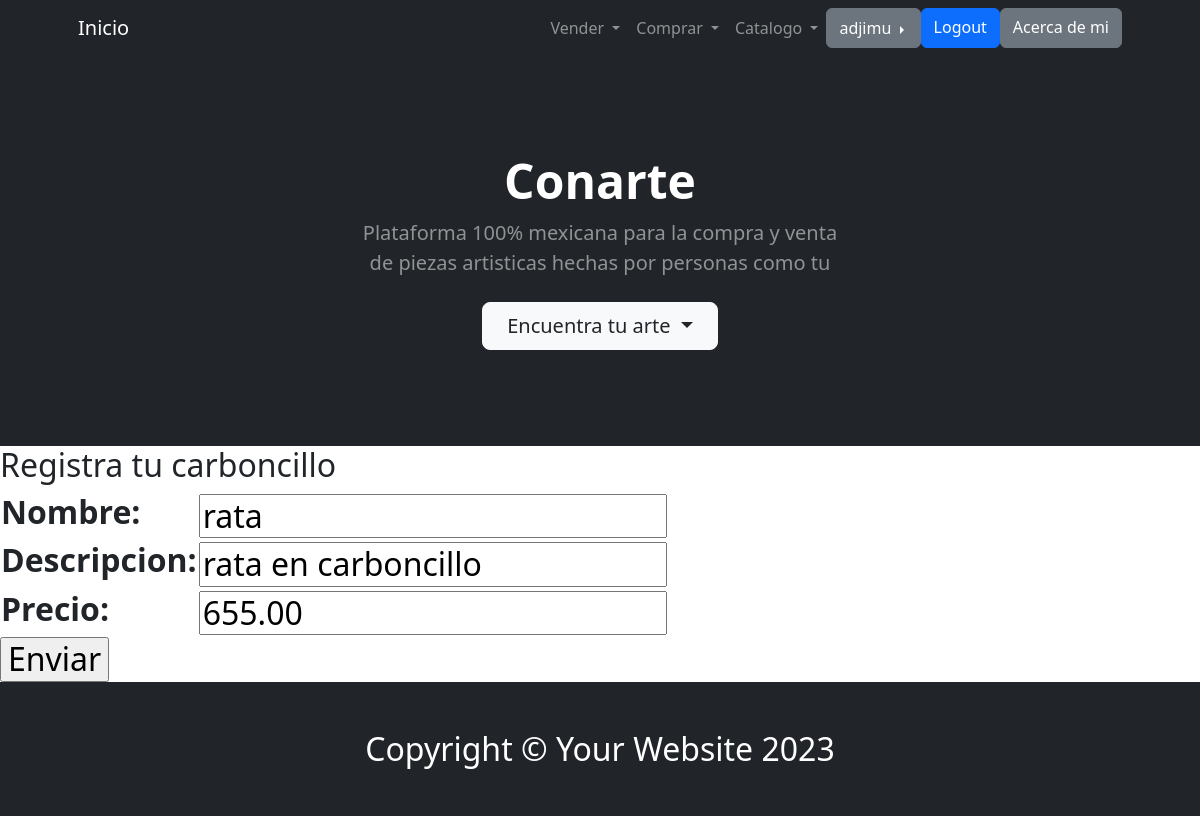
/editar_carboncillo/1/ (signed in), run on the app's committed database.
### app/models.py (models this page shows)
class Carboncillo(models.Model):
    nombre = models.CharField(max_length=100)
    descripcion = models.CharField(max_length=200)
    precio = models.DecimalField(max_digits = 10, decimal_places=2)
    dimensiones = models.CharField(max_length=100)
    imagenCarboncillo = models.ImageField(upload_to='imagenes/', null=True, blank=False)

### app/views.py (the view)
# urls.py: path('editar_carboncillo/<int:pk>/', CarboncilloEditar.as_view(), name="editar_carboncillo" ),
class CarboncilloEditar(UpdateView):
    model = Carboncillo
    fields = ['nombre',
              'descripcion',
              'precio']
    success_url = reverse_lazy('inicio')

### app/templates/app/carboncillo_form.html (shortened to what this page needs)
{% extends 'app/base.html' %}
{% load static %}
{% block suscripcion %}
<h2>Registra tu carboncillo<h2>
    <form method="post" enctype="multipart/form-data">
        <table>
            {{ form.as_table }}
        </table>
        <input type="submit" value="Enviar">
    </form>
{% endblock suscripcion %}

### app/templates/app/base.html (shortened to what this page needs)
<!DOCTYPE html>
<html lang="en">
    <head>
        {% load static %}
        <link rel="stylesheet" href="https://cdn.jsdelivr.net/npm/bootstrap@4.0.0/dist/css/bootstrap.min.css">
        <link href="https://cdn.jsdelivr.net/npm/bootstrap@5.2.3/dist/css/bootstrap.min.css" rel="stylesheet" />
        <link href="https://cdn.jsdelivr.net/npm/bootstrap-icons@1.5.0/font/bootstrap-icons.css" rel="stylesheet" />
        <link href="{% static 'app/css/styles.css' %}" rel="stylesheet" />
        <link rel="stylesheet" href="https://cdnjs.cloudflare.com/ajax/libs/font-awesome/6.4.0/css/all.min.css">
    </head>
    <body>
        {% block inicio %}
        <nav class="navbar navbar-expand-lg navbar-dark bg-dark">
            <div class="container px-5">
                <a class="navbar-brand" href="{% url 'inicio' %}">Inicio</a>
                <div class="collapse navbar-collapse" id="navbarSupportedContent">
                    <ul class="navbar-nav ms-auto mb-2 mb-lg-0">
                        {% if user.is_authenticated %}
                        <li class="nav-item dropdown">
                            <a class="nav-link dropdown-toggle" href="#" id="navbarDropdown" role="button" data-toggle="dropdown" aria-haspopup="true" aria-expanded="false">
                              Vender
                            </a>
                          </li>
                          <li class="nav-item dropdown">
                            <a class="nav-link dropdown-toggle" href="#" id="navbarDropdown" role="button" data-toggle="dropdown" aria-haspopup="true" aria-expanded="false">
                              Comprar
                            </a>
                          </li>
                          <li class="nav-item dropdown">
                            <a class="nav-link dropdown-toggle" href="#" id="navbarDropdown" role="button" data-toggle="dropdown" aria-haspopup="true" aria-expanded="false">
                              Catalogo
                            </a>
                          </li>
                    <div class="btn-group dropright">
                        <button type="button" class="btn btn-secondary dropdown-toggle" data-toggle="dropdown" aria-haspopup="true" aria-expanded="false">
                            {{user.username}}
                        </button>
                      </div>
                    <a class="btn btn-primary" href="{% url 'logout' %}">Logout</a>
                {% else %}
                    <a class="btn btn-success" href="{% url 'registro' %}">Registrate</a>
                    <a class="btn btn-primary" href="{% url 'login' %}">Login</a>
                {% endif %}
                    <a class="btn btn-secondary" href="{% url 'acercaDeMi' %}">Acerca de mi</a>
                    </ul>
                </div>
            </div>
        </nav>
        <header class="bg-dark py-5">
            <div class="container px-5">
                <div class="row gx-5 justify-content-center">
                    <div class="col-lg-6">
                        <div class="text-center my-5">
                            <h1 class="display-5 fw-bolder text-white mb-2">Conarte</h1>
                            <p class="lead text-white-50 mb-4">Plataforma 100% mexicana para la compra y venta de piezas artisticas hechas por personas como tu</p>
                            <div class="d-grid gap-3 d-sm-flex justify-content-sm-center">
                                <div class="dropdown show">
                                    <a class="btn btn-outline-light btn-lg px-4 dropdown-toggle" href="#" role="button" id="dropdownMenuLink" data-toggle="dropdown" aria-haspopup="true" aria-expanded="false">
                                      Encuentra tu arte
                                    </a>
                                  </div>
                            </div>
                        </div>
                    </div>
                </div>
            </div>
        </header>
        {% endblock inicio %}
        {% block suscripcion %}{% endblock suscripcion %}
        <footer class="py-5 bg-dark">
            <div class="container px-5"><p class="m-0 text-center text-white">Copyright &copy; Your Website 2023</p></div>
        </footer>
    </body>
</html>

### data on the page
Carboncillo: nombre "rata", descripcion "rata en carboncillo", precio "655.00"

### other printed values
{{ user.username }} "adjimu"
